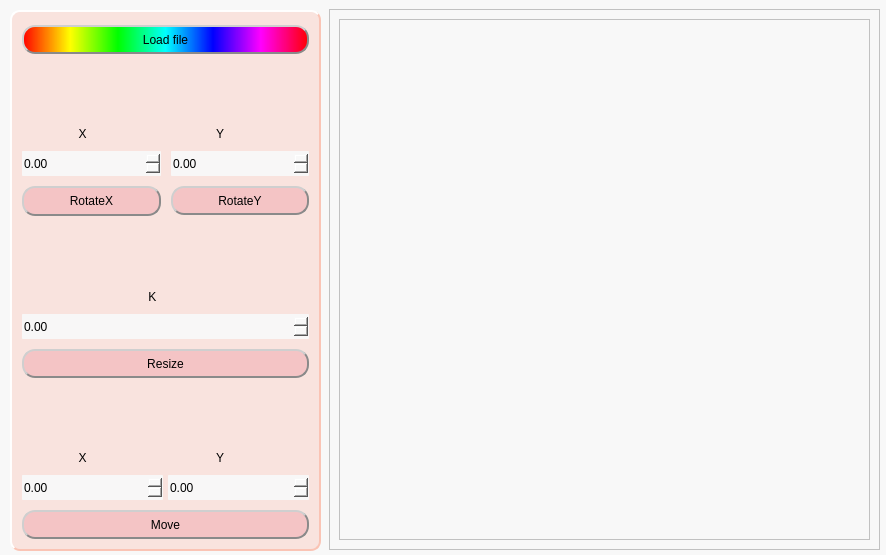
<?xml version="1.0" encoding="UTF-8"?>
<ui version="4.0">
 <class>MainWindow</class>
 <widget class="QMainWindow" name="MainWindow">
  <property name="geometry">
   <rect>
    <x>0</x>
    <y>0</y>
    <width>886</width>
    <height>555</height>
   </rect>
  </property>
  <property name="windowTitle">
   <string>MainWindow</string>
  </property>
  <property name="styleSheet">
   <string notr="true">QWidget {
background-color: rgba(248, 248, 248, 250);
}</string>
  </property>
  <widget class="QWidget" name="centralwidget">
   <widget class="QFrame" name="frame">
    <property name="geometry">
     <rect>
      <x>329</x>
      <y>9</y>
      <width>551</width>
      <height>541</height>
     </rect>
    </property>
    <property name="frameShape">
     <enum>QFrame::StyledPanel</enum>
    </property>
    <property name="frameShadow">
     <enum>QFrame::Raised</enum>
    </property>
    <layout class="QHBoxLayout" name="horizontalLayout_3">
     <item>
      <widget class="QGraphicsView" name="graphicsView"/>
     </item>
    </layout>
   </widget>
   <widget class="QGroupBox" name="groupBox">
    <property name="geometry">
     <rect>
      <x>10</x>
      <y>10</y>
      <width>311</width>
      <height>541</height>
     </rect>
    </property>
    <property name="styleSheet">
     <string notr="true">QFrame{
	background-color: rgb(209, 209, 209);
	border: 6px solid rgba(174, 174, 174, 255);
}
QLabel{
	border: 0px solid rgba(129, 118, 106, 150);
}

QGroupBox {
	background-color: rgba(250, 195, 180, 100);
    border: 2px solid rgba(250, 195, 180, 250);
    border-style: outset;
    border-width: 2px;
	border-radius:10px;
}

QGroupBox:hover{
    border: 4px solid rgba(129, 118, 106, 150);
    border-style: inset;
}

QPushButton
{
max-height:25px;
background-color: rgba(240, 175, 180, 150);
border: 2px solid rgb(138, 138, 138);
border-radius: 13px;
border-style:outset;}

QPushButton:hover {
border-radius: 13px;
border-style:intset;
}

QPushButton::pressed{
background-color: rgb(154, 191, 185);
border:2px solid rgb(116, 122, 122);
border-style:inset;
}

QPushButton::checked{
background-color: rgba(172, 224, 233, 130);
border:4px solid rgba(0, 114, 114, 200);
border-style:inset;
}

QDoubleSpinBox{
height:25px;
font: 14pt &quot;Liberation Sans&quot;;
border-radius:1px;
}

QDoubleSpinBox::down-button {
image: url(:/dowmRM.svg);
subcontrol-position:  left; width: 22px; height:20px;
background-color: rgba(240, 175, 180, 150);
border: 3px solid rgb(138, 138, 138);
border-radius: 2px;
border-style:outset;
}
QDoubleSpinBox::up-button {
image: url(:/upRM.svg);
subcontrol-position:  right; width: 22px; height:20px;
background-color: rgba(240, 175, 180, 150);
border: 3px solid rgb(138, 138, 138);
border-radius: 2px;
border-style:outset;
}
QDoubleSpinBox::down-button::enabled::hover {
border-style:intset;
}
QDoubleSpinBox::up-button::enabled::hover {
border-style:intset;
}
QDoubleSpinBox::down-button::enabled::pressed {
background-color: rgba(240, 175, 180, 150);
border:2px solid rgb(116, 122, 122);
border-style:inset;
}
QDoubleSpinBox::up-button::enabled::pressed {
background-color: rgba(240, 175, 180, 150);
border:2px solid rgb(116, 122, 122);
border-style:inset;
}</string>
    </property>
    <property name="title">
     <string/>
    </property>
    <layout class="QVBoxLayout" name="verticalLayout" stretch="2,0,0,1,0,0,0,1,2,0,0,1,2">
     <property name="spacing">
      <number>10</number>
     </property>
     <item>
      <widget class="QPushButton" name="pushButton">
       <property name="styleSheet">
        <string notr="true">background-color: qlineargradient(spread:pad, x1:0, y1:0, x2:1, y2:0, stop:0 rgba(255, 0, 0, 255), stop:0.166 rgba(255, 255, 0, 255), stop:0.333 rgba(0, 255, 0, 255), stop:0.5 rgba(0, 255, 255, 255), stop:0.666 rgba(0, 0, 255, 255), stop:0.833 rgba(255, 0, 255, 255), stop:1 rgba(255, 0, 0, 255));</string>
       </property>
       <property name="text">
        <string>Load file</string>
       </property>
      </widget>
     </item>
     <item>
      <spacer name="verticalSpacer_4">
       <property name="orientation">
        <enum>Qt::Vertical</enum>
       </property>
       <property name="sizeHint" stdset="0">
        <size>
         <width>20</width>
         <height>40</height>
        </size>
       </property>
      </spacer>
     </item>
     <item>
      <widget class="QLabel" name="label_4">
       <property name="styleSheet">
        <string notr="true">background-color: rgba(255, 255, 255, 0);</string>
       </property>
       <property name="text">
        <string>                 X                                       Y</string>
       </property>
      </widget>
     </item>
     <item>
      <layout class="QHBoxLayout" name="horizontalLayout">
       <item>
        <widget class="QDoubleSpinBox" name="boxRotateX">
         <property name="minimum">
          <double>-360.000000000000000</double>
         </property>
         <property name="maximum">
          <double>360.000000000000000</double>
         </property>
        </widget>
       </item>
       <item>
        <widget class="QDoubleSpinBox" name="boxRotateY">
         <property name="minimum">
          <double>-360.000000000000000</double>
         </property>
        </widget>
       </item>
      </layout>
     </item>
     <item>
      <layout class="QHBoxLayout" name="horizontalLayout_4">
       <item>
        <widget class="QPushButton" name="btnRotateX">
         <property name="minimumSize">
          <size>
           <width>0</width>
           <height>30</height>
          </size>
         </property>
         <property name="text">
          <string>RotateX</string>
         </property>
        </widget>
       </item>
       <item>
        <widget class="QPushButton" name="btnRotateY">
         <property name="text">
          <string>RotateY</string>
         </property>
        </widget>
       </item>
      </layout>
     </item>
     <item>
      <spacer name="verticalSpacer_3">
       <property name="orientation">
        <enum>Qt::Vertical</enum>
       </property>
       <property name="sizeHint" stdset="0">
        <size>
         <width>20</width>
         <height>40</height>
        </size>
       </property>
      </spacer>
     </item>
     <item>
      <widget class="QLabel" name="label_3">
       <property name="styleSheet">
        <string notr="true">background-color: rgba(255, 255, 255, 0);</string>
       </property>
       <property name="text">
        <string>                                      K</string>
       </property>
      </widget>
     </item>
     <item>
      <widget class="QDoubleSpinBox" name="boxResizeK">
       <property name="maximum">
        <double>10.000000000000000</double>
       </property>
       <property name="singleStep">
        <double>0.100000000000000</double>
       </property>
      </widget>
     </item>
     <item>
      <widget class="QPushButton" name="btnResize">
       <property name="text">
        <string>Resize</string>
       </property>
      </widget>
     </item>
     <item>
      <spacer name="verticalSpacer_2">
       <property name="orientation">
        <enum>Qt::Vertical</enum>
       </property>
       <property name="sizeHint" stdset="0">
        <size>
         <width>20</width>
         <height>40</height>
        </size>
       </property>
      </spacer>
     </item>
     <item>
      <widget class="QLabel" name="label_2">
       <property name="styleSheet">
        <string notr="true">background-color: rgba(255, 255, 255, 0);</string>
       </property>
       <property name="text">
        <string>                 X                                       Y</string>
       </property>
      </widget>
     </item>
     <item>
      <layout class="QHBoxLayout" name="horizontalLayout_2">
       <property name="spacing">
        <number>5</number>
       </property>
       <item>
        <widget class="QDoubleSpinBox" name="boxMoveX">
         <property name="minimum">
          <double>-1000.000000000000000</double>
         </property>
         <property name="maximum">
          <double>1000.000000000000000</double>
         </property>
        </widget>
       </item>
       <item>
        <widget class="QDoubleSpinBox" name="boxMoveY">
         <property name="minimum">
          <double>-1000.000000000000000</double>
         </property>
         <property name="maximum">
          <double>1000.000000000000000</double>
         </property>
        </widget>
       </item>
      </layout>
     </item>
     <item>
      <widget class="QPushButton" name="btnMove">
       <property name="text">
        <string>Move</string>
       </property>
      </widget>
     </item>
    </layout>
   </widget>
  </widget>
 </widget>
 <resources/>
 <connections/>
</ui>
